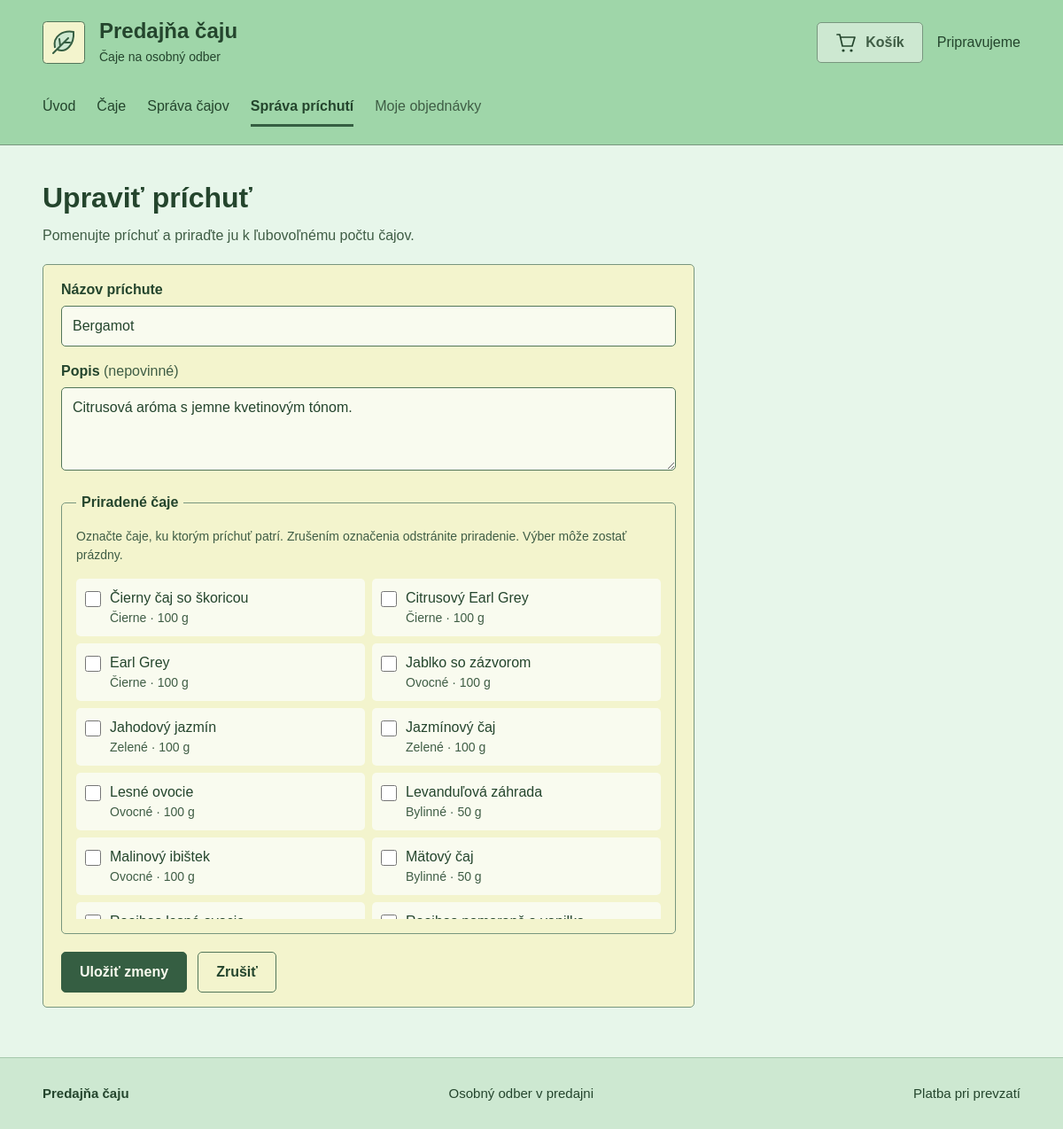
The page /?c=flavor&a=edit&id=1 on the database its author committed.
### tables this page shows
CREATE TABLE IF NOT EXISTS flavors (
    id INT UNSIGNED NOT NULL AUTO_INCREMENT,
    name VARCHAR(60) NOT NULL,
    description VARCHAR(240) NOT NULL DEFAULT '',
    PRIMARY KEY (id),
    CONSTRAINT uq_flavors_name UNIQUE (name)
);

CREATE TABLE IF NOT EXISTS teas (
    id INT UNSIGNED NOT NULL AUTO_INCREMENT,
    name VARCHAR(80) NOT NULL,
    category VARCHAR(20) NOT NULL,
    origin VARCHAR(60) NOT NULL,
    weight SMALLINT UNSIGNED NOT NULL,
    price DECIMAL(7, 2) NOT NULL,
    description VARCHAR(240) NOT NULL DEFAULT '',
    PRIMARY KEY (id),
    CONSTRAINT ck_teas_weight CHECK (weight BETWEEN 1 AND 10000),
    CONSTRAINT ck_teas_price CHECK (price > 0)
);

### App/Views/Flavor/form.view.php (the view, shortened to what the rows shown need)
<?php
$action = $isEdit ? $link->url('flavor.edit', ['id' => $flavor->getId()]) : $link->url('flavor.create');
?>
<section class="tea-management" aria-labelledby="flavor-form-title">
    <header class="page-intro">
        <h1 id="flavor-form-title"><?= $isEdit ? 'Upraviť príchuť' : 'Pridať príchuť' ?></h1>
    </header>
    <form class="tea-form" action="<?= e($action) ?>" method="post">
        <div class="tea-form-fields">
            <div class="tea-field tea-field-wide">
                <label for="flavor-name">Názov príchute</label>
                <input id="flavor-name" name="name" value="<?= e($values['name']) ?>" maxlength="60" required>
            </div>
            <div class="tea-field tea-field-wide">
                <label for="flavor-description">Popis <span>(nepovinné)</span></label>
                <textarea id="flavor-description" name="description" rows="3" maxlength="240"><?= e($values['description']) ?></textarea>
            </div>
        </div>
        <fieldset class="relation-picker" aria-describedby="tea-selection-help">
            <?php if ($teas === []): ?>
                <p>V ponuke zatiaľ nie sú čaje. Príchuť môžete uložiť a čaje k nej priradiť neskôr.</p>
            <?php else: ?>
                <div class="relation-options">
                    <?php foreach ($teas as $tea): ?>
                        <label class="relation-option">
                            <input type="checkbox" name="tea_ids[]" value="<?= e($tea->getId()) ?>"
                                   <?= in_array($tea->getId(), $selectedTeaIds, true) ? 'checked' : '' ?>>
                            <span><?= e($tea->getName()) ?><small><?= e($tea->getCategoryLabel()) ?> · <?= e($tea->getWeight()) ?>&nbsp;g</small></span>
                        </label>
                    <?php endforeach; ?>
                </div>
            <?php endif; ?>
        </fieldset>
    </form>
</section>

### rows shown on the page
flavors: name "Bergamot", description "Citrusová aróma s jemne kvetinovým tónom."
teas: name "Čierny čaj so škoricou", category "Čierne", weight "100"
teas: name "Citrusový Earl Grey", category "Čierne", weight "100"
teas: name "Earl Grey", category "Čierne", weight "100"
teas: name "Jablko so zázvorom", category "Ovocné", weight "100"
teas: name "Jahodový jazmín", category "Zelené", weight "100"
teas: name "Jazmínový čaj", category "Zelené", weight "100"
teas: name "Lesné ovocie", category "Ovocné", weight "100"
teas: name "Levanduľová záhrada", category "Bylinné", weight "50"
teas: name "Malinový ibištek", category "Ovocné", weight "100"
teas: name "Mätový čaj", category "Bylinné", weight "50"

### other values the page prints
$label "Úvod"
$label "Čaje"
$label "Správa čajov"
$label "Správa príchutí"
